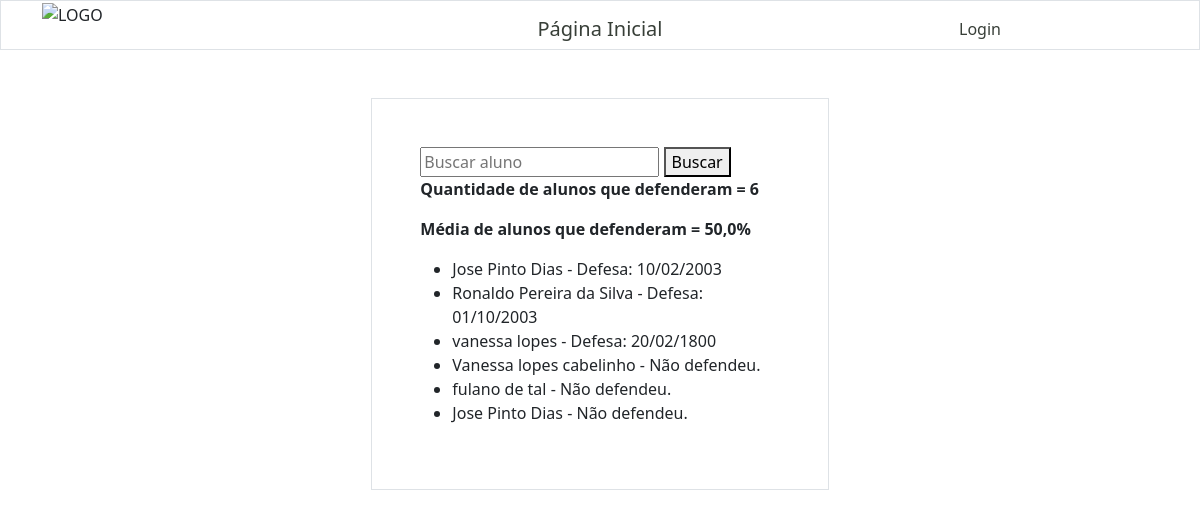
Screenshot of /relatorios/defesa/ with the database file from the repository.
### alunos/models.py (models this page shows, shortened)
class Aluno(models.Model):
    nome = models.CharField(max_length=255)
    sobrenome = models.CharField(max_length=255)
    curso = models.ForeignKey(Turma, on_delete=models.SET_NULL, null=True)
    orientadores = models.ManyToManyField('docentes.Docente', related_name='alunos_orientados')
    defesa = models.BooleanField(blank=True)
    data_defesa = models.DateField(null=True, blank=True)
    artigo = models.URLField(max_length=400, blank=True)
    bolsista = models.CharField(max_length=30)
    obs = models.TextField(max_length=255, blank=True)
    email = models.EmailField(max_length=255, null=True)
    matricula = models.CharField(max_length=20, null=True)

### relatorios/views.py (the view)
# urls.py: path('relatorios/defesa/', views.relatorio_defesa, name='relatorio_defesa'),
def relatorio_defesa(request):
    query = request.GET.get('q')
    if query:
        alunos_filtrados = Aluno.objects.filter(nome__icontains=query)
        defenderam = alunos_filtrados.filter(defesa=True).count()
        total_alunos = alunos_filtrados.count()
    else:
        alunos_filtrados = Aluno.objects.all()
        defenderam = alunos_filtrados.filter(defesa=True).count()
        total_alunos = alunos_filtrados.count()
    if total_alunos > 0:
        media = (defenderam / total_alunos) * 100
    else:
        media = 0
    return render(request, "relatorio_defesa.html", {'defenderam': defenderam, 'media': media, 'alunos': alunos_filtrados})

### relatorios/templates/relatorio_defesa.html (shortened to what this page needs)
{% extends "master.html" %}
{% block content %}
    {% include "header.html" %}
    <div class="row">
        <div class="col "></div>
        <div class="col p-5 my-5 border">
            <form method="GET">
                <input type="text" name="q" placeholder="Buscar aluno">
                <button type="submit">Buscar</button>
              </form>
              <strong>
                <p> Quantidade de alunos que defenderam = {{alunos|length}} </p>
                <p> Média de alunos que defenderam = {{media}}% </p>
              </strong>
              <ul>
                {% for aluno in alunos %}
                  {%if aluno.defesa %}
                    <li>{{ aluno.nome }} {{ aluno.sobrenome }} - Defesa: {{ aluno.data_defesa|date:"d/m/Y" }}
                  {%else%}
                    <li>{{ aluno.nome }} {{ aluno.sobrenome }} - Não defendeu.
                  {%endif%}
                {% endfor %}
              </ul>
        </div>
        <div class="col"></div>
      </div>
{% endblock %}

### rows the page displays
Aluno: nome "Jose", sobrenome "Pinto Dias", data_defesa "10/02/2003"
Aluno: nome "Ronaldo", sobrenome "Pereira da Silva", data_defesa "01/10/2003"
Aluno: nome "vanessa", sobrenome "lopes", data_defesa "20/02/1800"
Aluno: nome "Vanessa", sobrenome "lopes cabelinho"
Aluno: nome "fulano", sobrenome "de tal"
Aluno: nome "Jose", sobrenome "Pinto Dias"

### other values shown
{{ alunos|length }} "6"
{{ media }} "50,0"
